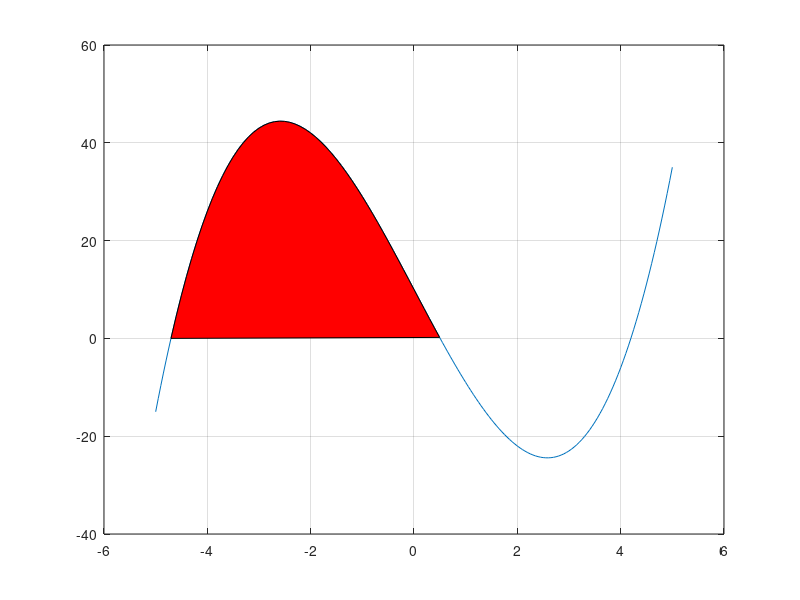

Source code (MATLAB):
f1=figure(1); clf reset
set(f1,'units','normalized','position',[0.3652 0.3008 0.6016 0.6016])

x=-5:0.05:5;
p=[1 0 -20 10];
y=polyval(p,x);
r=sort(roots(p));
x1=r(1):0.1:r(2);
y1=polyval(p,x1);
plot(x,y)
hold on
fill(x1,y1,'r')
grid
